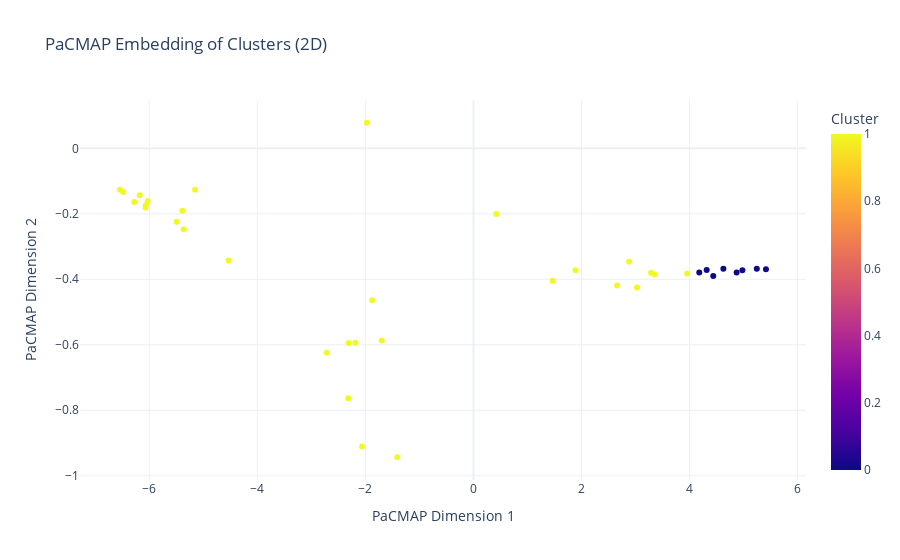

Write notebook code for a chart like this one.
### Code cell
import numpy as np
import pandas as pd
import geopandas as gpd
import matplotlib.pyplot as plt
from sklearn.cluster import KMeans
from sklearn.preprocessing import StandardScaler
from scipy.spatial.distance import cdist
import pacmap
from sklearn.decomposition import PCA
import plotly.express as px

normalized_data['Cluster'] = best_kmeans.labels_

# Apply PaCMAP for dimensionality reduction
pacmap_reducer = pacmap.PaCMAP(n_components=2, random_state=42)
embedding_2d = pacmap_reducer.fit_transform(normalized_values)

# Plot 2D embeddings
plt.figure(figsize=(12, 8))
for cluster_label in np.unique(best_kmeans.labels_):
    cluster_points = embedding_2d[best_kmeans.labels_ == cluster_label]
    plt.scatter(cluster_points[:, 0], cluster_points[:, 1], label=f"Cluster {cluster_label}")

for i, county_name in enumerate(county_names):
    plt.text(embedding_2d[i, 0], embedding_2d[i, 1], county_name, fontsize=8, alpha=0.7)

plt.title("PaCMAP Embedding of Clusters (2D)", fontsize=15)
plt.xlabel("PaCMAP Dimension 1")
plt.ylabel("PaCMAP Dimension 2")
plt.legend()
plt.grid(True)
plt.show()

interactive_df = pd.DataFrame({
    'PaCMAP Dimension 1': embedding_2d[:, 0],
    'PaCMAP Dimension 2': embedding_2d[:, 1],
    'Cluster': best_kmeans.labels_,
    'County Name': county_names
})

# Create an interactive scatter plot using Plotly
fig = px.scatter(
    interactive_df,
    x='PaCMAP Dimension 1',
    y='PaCMAP Dimension 2',
    color='Cluster',
    hover_data=['County Name'],
    title='PaCMAP Embedding of Clusters (2D)'
)

# Update layout to make the plot cleaner
fig.update_layout(
    xaxis_title="PaCMAP Dimension 1",
    yaxis_title="PaCMAP Dimension 2",
    legend_title="Cluster",
    template="plotly_white"
)

# Show the interactive plot
fig.show()

### Figure 1 — Plotly figure (JSON) as saved in the notebook; plotly's stock layout.template omitted (floating-point values rounded to 4 significant figures)
{"data": [{"customdata": [[" Alexander"], ["Alleghany"], ["Ashe"], ["Avery"], ["Buncombe"], ["Burke"], ["Cabarrus"], ["Caldwell"], ["Catawba"], ["Cherokee"], ["Clay"], ["Cleveland"], ["Forsyth"], ["Gaston"], ["Graham"], ["Haywood"], ["Henderson"], ["Iredell"], ["Jackson"], ["Lee"], ["Lincoln"], ["Macon"], ["Madison"], ["McDowell"], ["Mitchell"], ["Nash"], ["Polk"], ["Rowan"], ["Rutherford"], ["Stanly"], ["Surry"], ["Swain"], ["Transylvania"], ["Union"], ["Watauga"], ["Wilkes"], ["Yadkin"], ["Yancey"]], "hovertemplate": "PaCMAP Dimension 1=%{x}<br>PaCMAP Dimension 2=%{y}<br>County Name=%{customdata[0]}<br>Cluster=%{marker.color}<extra></extra>", "legendgroup": "", "marker": {"color": [1, 1, 1, 0, 0, 1, 1, 1, 1, 1, 1, 1, 1, 1, 1, 0, 0, 1, 1, 1, 1, 0, 1, 1, 1, 1, 1, 1, 1, 1, 1, 0, 0, 1, 0, 1, 1, 1], "coloraxis": "coloraxis", "symbol": "circle"}, "mode": "markers", "name": "", "orientation": "v", "showlegend": false, "type": "scatter", "x": [-6.063, -5.388, -5.152, 4.317, 5.414, 3.288, -2.716, -6.031, -1.411, -2.308, -5.363, 3.351, 2.659, -2.317, -2.184, 4.626, 4.978, -1.699, 3.954, -6.067, -6.276, 4.439, 1.466, 1.889, -6.177, -6.541, -1.973, -5.494, 0.422, -2.062, 3.028, 4.871, 5.245, -4.532, 4.18, -1.874, -6.483, 2.881], "xaxis": "x", "y": [-0.1736, -0.1909, -0.1269, -0.3716, -0.3693, -0.3803, -0.624, -0.1606, -0.9435, -0.5943, -0.247, -0.3851, -0.4191, -0.7631, -0.5935, -0.3676, -0.372, -0.5871, -0.3823, -0.1811, -0.1642, -0.3901, -0.4045, -0.3721, -0.1435, -0.1266, 0.07806, -0.2243, -0.2002, -0.9108, -0.4247, -0.3794, -0.3676, -0.3429, -0.3796, -0.4639, -0.1331, -0.3466], "yaxis": "y"}], "layout": {"coloraxis": {"colorbar": {"title": {"text": "Cluster"}}, "colorscale": [[0, "#0d0887"], [0.1111, "#46039f"], [0.2222, "#7201a8"], [0.3333, "#9c179e"], [0.4444, "#bd3786"], [0.5556, "#d8576b"], [0.6667, "#ed7953"], [0.7778, "#fb9f3a"], [0.8889, "#fdca26"], [1, "#f0f921"]]}, "legend": {"title": {"text": "Cluster"}, "tracegroupgap": 0}, "title": {"text": "PaCMAP Embedding of Clusters (2D)"}, "xaxis": {"anchor": "y", "domain": [0, 1], "title": {"text": "PaCMAP Dimension 1"}}, "yaxis": {"anchor": "x", "domain": [0, 1], "title": {"text": "PaCMAP Dimension 2"}}}}
